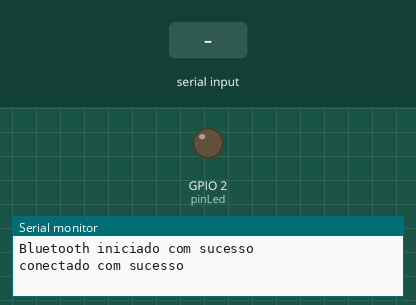
Recording of a program running on a simulated ESP32. Parts: output pins drawn as LEDs (lit = HIGH), the last lines printed to the serial monitor. Dashed ring = blinking. Inputs (shaded band) come from the test bench. Nothing arrives over Bluetooth unless stated.

Above: at 1.2 s.
1.3 s: "pisca\n" received over the second serial link
At 4.2 s:
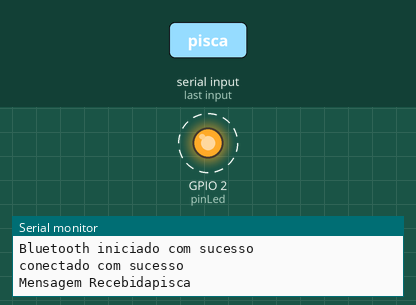
4.3 s: "liga\n" received over the second serial link
At 5.4 s:
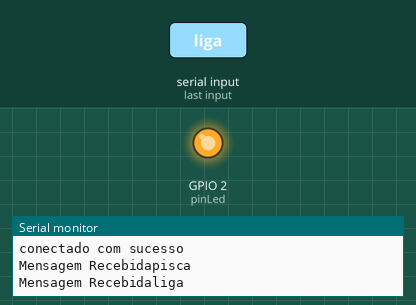
5.8 s: "desliga\n" received over the second serial link
At 6.2 s:
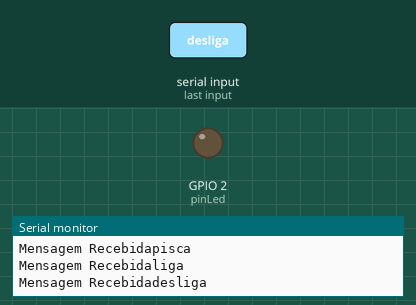
Timing chart, 0 to 8.8 s (numbered marks = the images above; inputs shaded):
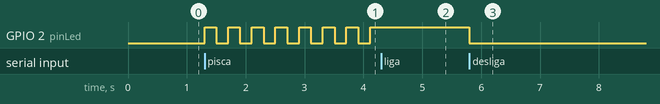

The program:

main.cpp
```cpp
/*Maria Eduarda Santos
15/04/25
aula 59 master
*/
//*O MASTER INICIA A COMUNICACAO PARA O SLAVE
#include <Arduino.h>
#include <BluetoothSerial.h>
#define pinLed 2

BluetoothSerial BT; // criar um objeto

uint8_t endSlave[] = {0x08, 0x3A, 0xF2, 0x8F, 0xA8, 0xDA}; // endereco dispositivo escravo

void setup()
{
  Serial.begin(9600);

  //!                   ↓ indica que e master , Inicia o Bluetooth como master (mestre)
  if (BT.begin("EspSantos", true))
  {
    Serial.println("Bluetooth iniciado com sucesso");
  }

  else
  {
    Serial.println("erro ao iniciar o bluetooth");
  }
  // Tenta conectar ao dispositivo Bluetooth escravo
  if (BT.connect(endSlave))
  {
    Serial.println("conectado com sucesso");
  }
  else
  {
    Serial.println("Nao foi possivel conectar o dispositivo bluetooth");
  }
  pinMode(pinLed, OUTPUT);

  //*Serial.println(BT.getBtAddressString()); // mostra o endereco do bluetooh
}
void loop()
{
  static bool pisca = false;
  static bool estadoLed = false;
  static int velocidade = 200;

  if (Serial.available()) // Lê a entrada do monitor serial até encontrar o caractere de nova linha ('\n')
  {
    String mensagemEnviar = Serial.readStringUntil('\n'); // vai ler a serial
    mensagemEnviar.trim();                                // vai tirar espaco \n \r
    BT.println(mensagemEnviar);
  }
  if (BT.available())
  {
    String mensagemRecebida = BT.readStringUntil('\n');
    mensagemRecebida.trim();
    Serial.println("Mensagem Recebida" + mensagemRecebida); // o + esta ajuntado as duas frases

    if (mensagemRecebida.equals("liga"))
    {
      estadoLed = true;
      pisca = false;
    }
    else if (mensagemRecebida.equals("desliga"))
    {
      estadoLed = false;
      pisca = false;
    }
    else if (mensagemRecebida.equals("pisca"))
    {
      pisca = true;
    }
    else if (mensagemRecebida.equals("mais rapido "))
    {
      pisca = true;
      velocidade -= 100;
      if (velocidade < 50)
      {
        velocidade = 50;
      }
    }

    else if (mensagemRecebida.equals("mais devagar"))
    {
      pisca = true;
      velocidade += 100;
      if (velocidade > 1000)
      {
        velocidade = 1000;
      }
    }

    else if (mensagemRecebida.startsWith("velocidade = "))
    {
      int tamanho = mensagemRecebida.length();
      String extracao = mensagemRecebida.substring(13, tamanho);
      int valorVel = extracao.toInt();

      if (valorVel >= 0 && valorVel <= 100)
      {
        velocidade = map(valorVel, 0, 100, 1000, 50);
      }
      else
      {
        Serial.println("valores aceitos somente entre 0 e 100");
      }
    }
  }
  if (pisca == true)
  {
    unsigned long tempoAtual = millis();
    static unsigned long tempoInicial = 0;

    if (tempoAtual - tempoInicial >= velocidade)
    {
      estadoLed = !estadoLed;
      tempoInicial = tempoAtual;
    }
  }

  digitalWrite(pinLed, estadoLed);
}
```

Measured:
- after the input at 1.3 s, GPIO 2 (pinLed): alternates HIGH for 0.20 s and LOW for 0.20 s, starting at once
- after the input at 4.3 s, GPIO 2 (pinLed): stops changing and stays HIGH
- after the input at 5.8 s, GPIO 2 (pinLed): HIGH → LOW at once
